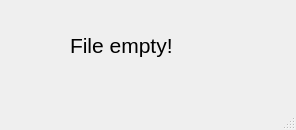
<?xml version="1.0" encoding="UTF-8"?>
<ui version="4.0">
 <class>Alert</class>
 <widget class="QMainWindow" name="Alert">
  <property name="geometry">
   <rect>
    <x>0</x>
    <y>0</y>
    <width>296</width>
    <height>130</height>
   </rect>
  </property>
  <property name="windowTitle">
   <string>Alert</string>
  </property>
  <widget class="QWidget" name="centralwidget">
   <widget class="QLabel" name="label">
    <property name="geometry">
     <rect>
      <x>70</x>
      <y>10</y>
      <width>151</width>
      <height>71</height>
     </rect>
    </property>
    <property name="font">
     <font>
      <pointsize>16</pointsize>
     </font>
    </property>
    <property name="text">
     <string>File empty!</string>
    </property>
   </widget>
  </widget>
  <widget class="QMenuBar" name="menubar">
   <property name="geometry">
    <rect>
     <x>0</x>
     <y>0</y>
     <width>296</width>
     <height>26</height>
    </rect>
   </property>
  </widget>
  <widget class="QStatusBar" name="statusbar"/>
 </widget>
 <resources/>
 <connections/>
</ui>
